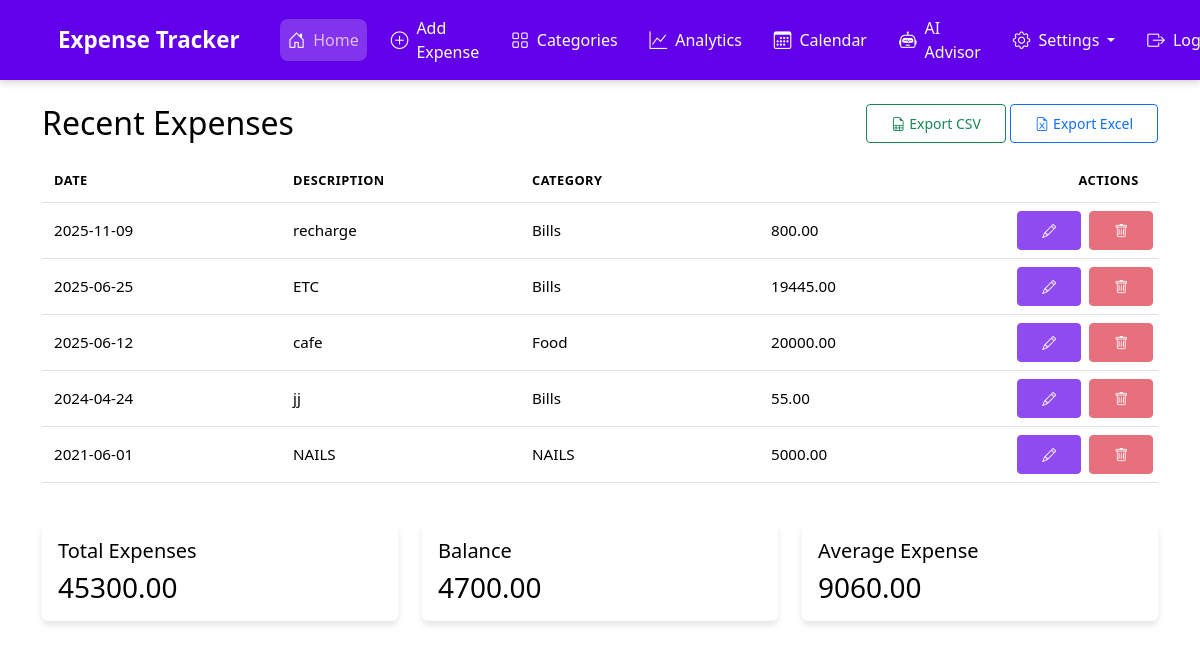
Screenshot of / (signed in) with the database file from the repository.
### tables this page shows
CREATE TABLE expense (
    id INTEGER PRIMARY KEY AUTOINCREMENT,
    user_id INTEGER NOT NULL,
    amount REAL NOT NULL,
    currency TEXT NOT NULL DEFAULT 'USD',
    description TEXT NOT NULL,
    category_id INTEGER NOT NULL,
    date DATE NOT NULL,
    FOREIGN KEY (user_id) REFERENCES user (id),
    FOREIGN KEY (category_id) REFERENCES category (id)
);

CREATE TABLE category (
    id INTEGER PRIMARY KEY AUTOINCREMENT,
    user_id INTEGER NOT NULL,
    name TEXT NOT NULL,
    FOREIGN KEY (user_id) REFERENCES user (id)
);

### app.py (the view)
@app.route('/')
def index():
    if 'user_id' not in session:
        return redirect(url_for('login'))
    db = get_db()
    expenses = db.execute('''
        SELECT e.*, c.name as category_name, c.id as category_id
        FROM expense e
        JOIN category c ON e.category_id = c.id
        WHERE e.user_id = ?
        ORDER BY e.date DESC
    ''', (session['user_id'],)).fetchall()
    total_expenses = sum(expense['amount'] for expense in expenses)
    settings = db.execute('SELECT * FROM user_settings WHERE user_id = ?',
                         (session['user_id'],)).fetchone()
    initial_balance = settings['total_balance'] if settings and 'total_balance' in settings.keys() else 0
    balance = initial_balance - total_expenses
    categories = get_categories(session['user_id'])
    can_add_expenses = balance > 0
    return render_template_with_settings('index.html',
                         expenses=expenses,
                         categories=categories,
                         settings=g.user_settings,
                         total_expenses=total_expenses,
                         balance=balance,
                         can_add_expenses=can_add_expenses)

### app.py (called while the page is built, shortened)
def get_db():
    if os.environ.get('VERCEL'):
        db_path = '/tmp/expenses.db'
    else:
        db_path = 'expenses.db'
    db = sqlite3.connect(db_path, timeout=20)
    db.row_factory = sqlite3.Row
    return db

def get_categories(user_id):
    db = get_db()
    categories = db.execute('''
        SELECT * FROM category
        WHERE user_id = ?
        ORDER BY name
    ''', (user_id,)).fetchall()
    return categories

@app.before_request
def load_user_settings():
    if 'user_id' in session:
        db = get_db()
        settings = db.execute(
            'SELECT * FROM user_settings WHERE user_id = ?',
            (session['user_id'],)
        ).fetchone()
        g.user_settings = dict(settings) if settings else {'theme': 'light', 'currency': 'USD'}
    else:
        g.user_settings = {'theme': 'light', 'currency': 'USD'}

def render_template_with_settings(*args, **kwargs):
    if 'settings' not in kwargs:
        kwargs['settings'] = g.user_settings
    return render_template(*args, **kwargs)

### templates/index.html (shortened to what this page needs)
{% extends "base.html" %}
{% block content %}
<div class="recent-expenses">
    <div class="d-flex justify-content-between align-items-center mb-3">
        <h2 class="section-header mb-0">Recent Expenses</h2>
        {% if expenses %}
        <div class="export-buttons">
            <a href="{{ url_for('export_csv') }}" class="btn btn-outline-success btn-sm" title="Export to CSV">
                <i class="bi bi-file-earmark-spreadsheet me-1"></i>Export CSV
            </a>
            <a href="{{ url_for('export_excel') }}" class="btn btn-outline-primary btn-sm" title="Export to Excel">
                <i class="bi bi-file-earmark-excel me-1"></i>Export Excel
            </a>
        </div>
        {% endif %}
    </div>
    {% if expenses %}
        <div class="table-responsive">
            <table class="table expense-table">
                <thead>
                    <tr>
                        <th>Date</th>
                        <th>Description</th>
                        <th>Category</th>
                        <th></th>
                        <th class="text-end">Actions</th>
                    </tr>
                </thead>
                <tbody>
                    {% for expense in expenses %}
                    <tr>
                        <td class="expense-date">{{ expense.date }}</td>
                        <td class="expense-description">{{ expense.description }}</td>
                        <td class="expense-category">{{ expense.category_name }}</td>
                        <td class="expense-amount" data-currency="{{ expense.currency }}">{{ "%.2f"|format(expense.amount) }}</td>
                        <td class="text-end">
                            <button class="btn btn-primary btn-sm edit-expense me-1"
                                    data-expense-id="{{ expense.id }}"
                                    data-category-id="{{ expense.category_id }}"
                                    data-bs-toggle="modal"
                                    data-bs-target="#editCategoryModal"
                                    title="Edit category">
                                <i class="bi bi-pencil"></i>
                            </button>
                            <button class="btn btn-danger btn-sm delete-expense"
                                    data-expense-id="{{ expense.id }}"
                                    title="Delete expense">
                                <i class="bi bi-trash"></i>
                            </button>
                        </td>
                    </tr>
                    {% endfor %}
                </tbody>
            </table>
        </div>
    {% else %}
        <p class="text-center mt-4">No expenses recorded yet. Click the + button to add your first expense!</p>
    {% endif %}
</div>
<div class="row mt-4">
    <div class="col-md-4">
        <div class="card mb-4">
            <div class="card-body">
                <h5 class="card-title">Total Expenses</h5>
                <h3 class="card-text expense-amount" data-currency="{{ settings.currency }}">{{ "%.2f"|format(total_expenses) }}</h3>
            </div>
        </div>
    </div>
    <div class="col-md-4">
        <div class="card mb-4">
            <div class="card-body">
                <h5 class="card-title">Balance</h5>
                <h3 class="card-text expense-amount {% if balance >= 0 %}positive{% endif %}" data-currency="{{ settings.currency }}">{{ "%.2f"|format(balance|abs) }}</h3>
            </div>
        </div>
    </div>
    <div class="col-md-4">
        <div class="card mb-4">
            <div class="card-body">
                <h5 class="card-title">Average Expense</h5>
                <h3 class="card-text expense-amount" data-currency="{{ settings.currency }}">{{ "%.2f"|format(total_expenses / expenses|length if expenses else 0) }}</h3>
            </div>
        </div>
    </div>
</div>
{% endblock %}

### templates/base.html (shortened to what this page needs)
<!DOCTYPE html>
<html lang="en" data-theme="{{ settings.theme if settings and settings.theme else 'light' }}">
<head>
    <link href="https://cdn.jsdelivr.net/npm/bootstrap@5.3.0/dist/css/bootstrap.min.css" rel="stylesheet">
    <link rel="stylesheet" href="https://cdn.jsdelivr.net/npm/bootstrap-icons@1.7.2/font/bootstrap-icons.css">
    <link rel="stylesheet" href="https://cdn.jsdelivr.net/npm/flatpickr/dist/flatpickr.min.css">
</head>
<body>
    <nav class="navbar navbar-expand-lg navbar-dark fixed-top">
        <div class="container">
            <a class="navbar-brand" href="{{ url_for('index') }}">Expense Tracker</a>
            <div class="collapse navbar-collapse" id="navbarNav">
                <ul class="navbar-nav ms-auto">
                    {% if session.user_id %}
                        <li class="nav-item">
                            <a class="nav-link {% if request.endpoint == 'index' %}active{% endif %}" href="{{ url_for('index') }}">
                                <i class="bi bi-house-door"></i> Home
                            </a>
                        </li>
                        <li class="nav-item">
                            <a class="nav-link {% if request.endpoint == 'add_expense' %}active{% endif %}" href="{{ url_for('add_expense') }}">
                                <i class="bi bi-plus-circle"></i> Add Expense
                            </a>
                        </li>
                        <li class="nav-item">
                            <a class="nav-link {% if request.endpoint == 'categories' %}active{% endif %}" href="{{ url_for('categories') }}">
                                <i class="bi bi-grid"></i> Categories
                            </a>
                        </li>
                        <li class="nav-item">
                            <a class="nav-link {% if request.endpoint == 'analytics' %}active{% endif %}" href="{{ url_for('analytics') }}">
                                <i class="bi bi-graph-up"></i> Analytics
                            </a>
                        </li>
                        <li class="nav-item">
                            <a class="nav-link {% if request.endpoint == 'calendar' %}active{% endif %}" href="{{ url_for('calendar') }}">
                                <i class="bi bi-calendar3"></i> Calendar
                            </a>
                        </li>
                        <li class="nav-item">
                            <a class="nav-link {% if request.endpoint == 'chatbot_page' %}active{% endif %}" href="{{ url_for('chatbot_page') }}">
                                <i class="bi bi-robot"></i> AI Advisor
                            </a>
                        </li>
                        <li class="nav-item dropdown">
                            <a class="nav-link dropdown-toggle" href="#" id="settingsDropdown" role="button" data-bs-toggle="dropdown">
                                <i class="bi bi-gear"></i> Settings
                            </a>
                        </li>
                        <li class="nav-item">
                            <a class="nav-link" href="{{ url_for('logout') }}">
                                <i class="bi bi-box-arrow-right"></i> Logout
                            </a>
                        </li>
                    {% endif %}
                </ul>
            </div>
        </div>
    </nav>
    <div class="container mt-4" style="padding-top: 80px;">
        {% block content %}{% endblock %}
    </div>
</body>
</html>

### templates/base.html (style rules this page uses)
:root { --primary-color: #6200ea; --background-color: #ffffff; --text-color: #000000; --card-bg: #ffffff; --card-text: #000000; --input-bg: #ffffff; --input-text: #000000; --border-color: #dee2e6; --nav-bg: #6200ea; --nav-text: #ffffff; --nav-text-hover: #e1bee7; --hover-color: #bb86fc; --active-color: #9c27b0; --secondary-text: #666666; --expense-amount-positive: #00e676; --expense-amount-negative: #ff5252; --date-color: #82b1ff; --category-tag-bg: #4a148c; --category-tag-text: #e1bee7; --description-color: #ffd54f; --header-color: #bb86fc; --link-color: #64ffda; --alert-success: #00c853; --alert-error: #ff1744; }
body { background-color: var(--background-color); color: var(--text-color); transition: all 0.3s ease; }
.navbar { background-color: var(--nav-bg) !important; box-shadow: 0 2px 8px rgba(0,0,0,0.2); transition: background-color 0.3s ease; padding: 0.5rem 1rem; }
.navbar-nav { align-items: center; }
.nav-item { margin: 0 0.5rem; }
.nav-link { display: flex; align-items: center; padding: 0.5rem 1rem; border-radius: 8px; transition: all 0.3s ease; color: var(--nav-text) !important; font-weight: 500; }
.nav-link i { margin-right: 0.5rem; font-size: 1.1rem; color: var(--nav-text); }
.nav-link.active { background-color: rgba(255, 255, 255, 0.2); color: var(--nav-text-hover) !important; }
.navbar-brand { font-weight: 600; font-size: 1.4rem; padding: 0.5rem 1rem; color: var(--nav-text) !important; }
.card { background-color: var(--card-bg); color: var(--card-text); border: none; box-shadow: 0 4px 6px rgba(0,0,0,0.1); }
.card-title, .card-text { color: var(--card-text); }
.btn-primary { background-color: var(--primary-color); border-color: var(--primary-color); }
.table { color: var(--text-color); }
.table thead th { background-color: var(--card-bg); color: var(--text-color); border-color: var(--border-color); }
.table td { color: var(--text-color); border-color: var(--border-color); }
::placeholder { color: var(--secondary-text) !important; opacity: 0.9 !important; }
.dropdown-toggle::after { margin-left: 0.5rem; }
.table th:last-child, .table td:last-child { text-align: center; white-space: nowrap; width: 160px; min-width: 130px; max-width: 200px; padding: 0.5rem 1.2rem; box-sizing: border-box; }
.table-responsive { margin: 0; padding: 0; width: 100%; overflow-x: hidden; }
.table { width: 100%; margin-bottom: 1rem; color: var(--text-color); border-collapse: collapse; table-layout: fixed; }
.table th, .table td { padding: 0.75rem; vertical-align: middle; border-color: var(--border-color); font-size: 0.95rem; word-wrap: break-word; }
.table thead th { background-color: var(--card-bg); color: var(--text-color); font-weight: 600; text-transform: uppercase; font-size: 0.8rem; letter-spacing: 0.5px; position: sticky; top: 0; z-index: 1; white-space: nowrap; box-sizing: border-box; }
.table td { max-width: none; overflow: visible; text-overflow: clip; white-space: normal; box-sizing: border-box; }
.table td:nth-child(2) { white-space: normal; }

### templates/index.html (style rules this page uses)
.delete-expense, .edit-expense { opacity: 0.7; transition: opacity 0.2s; }
.btn { padding: 0.5rem 1.5rem; font-weight: 500; }

### rows the page displays
expense: date "2025-11-09", description "recharge", category_name "Bills", amount "800.00"
expense: date "2025-06-25", description "ETC", category_name "Bills", amount "19445.00"
expense: date "2025-06-12", description "cafe", category_name "Food", amount "20000.00"
expense: date "2024-04-24", description "jj", category_name "Bills", amount "55.00"
expense: date "2021-06-01", description "NAILS", category_name "NAILS", amount "5000.00"

### other values shown
{{ "%.2f"|format(total_expenses) }} "45300.00"
{{ "%.2f"|format(balance|abs) }} "4700.00"
{{ "%.2f"|format(total_expenses / expenses|length if expenses else 0) }} "9060.00"
